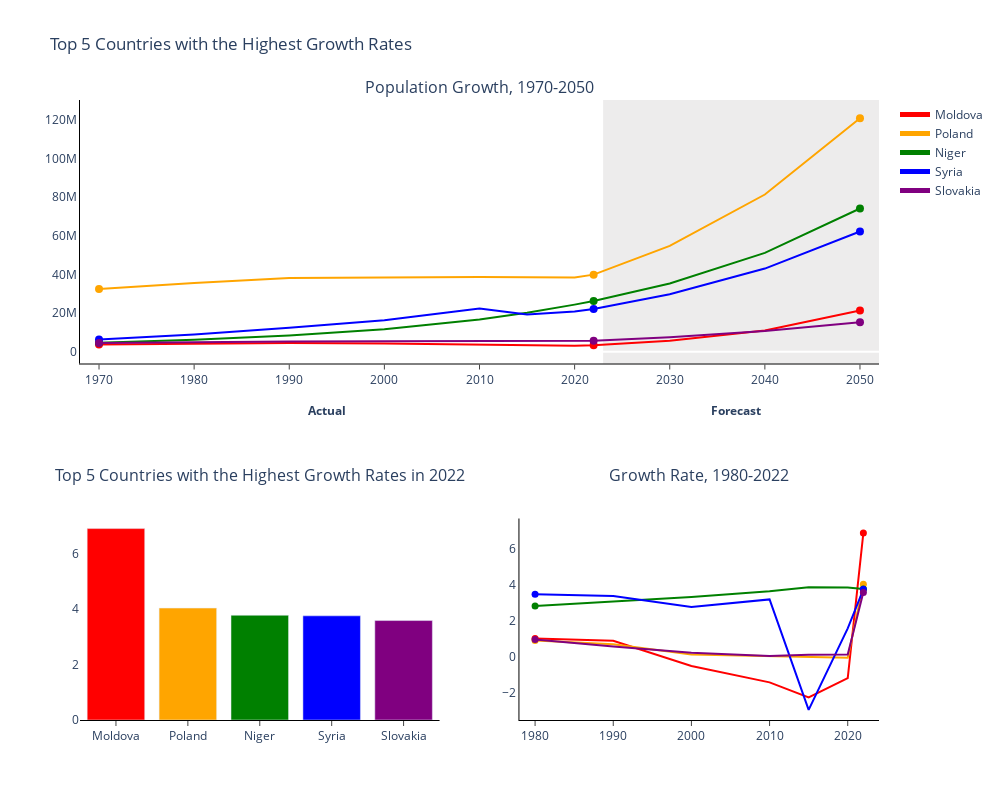

This figure's notebook cell:
### Markdown cell above
Top 5 Countries with the Highest Growth Rates

### Code cell
df_highest_gr = df_population.sort_values(by="2022 Growth Rate", ascending=False)[:5][country_pop_col]
df_highest_gr = df_highest_gr.set_index("Country").transpose()
df_highest_gr.index = clean_pop_col
df_highest_gr = df_highest_gr.sort_index()

df_gr = df_population.sort_values(by="2022 Growth Rate", ascending=False)[:5][country_gr_col]
df_gr = df_gr.set_index("Country").transpose()
df_gr.index = clean_gr_col
df_gr = df_gr.sort_index()
df_gr = df_gr[1:8]

gr_2022 = df_gr.loc[2022, :]

list_data = [df_highest_gr, gr_2022, df_gr]

draw_subplots(list_data, "Top 5 Countries with the Highest Growth Rates")

### Figure 1 — Plotly figure (JSON) as saved in the notebook; plotly's stock layout.template omitted (floating-point values rounded to 4 significant figures)
{"data": [{"marker": {"color": "red"}, "mode": "lines", "name": "Moldova", "type": "scatter", "x": [1970, 1980, 1990, 2000, 2010, 2015, 2020, 2022, 2030, 2040, 2050], "xaxis": "x", "y": [3711140, 4103240, 4480199, 4251573, 3678186, 3277388, 3084847, 3272996, 5585886, 10896208, 21254882], "yaxis": "y"}, {"marker": {"color": "red", "size": 8}, "mode": "markers", "showlegend": false, "type": "scatter", "x": [1970, 2022, 2050], "xaxis": "x", "y": [3711140, 3272996, 21254882], "yaxis": "y"}, {"marker": {"color": "orange"}, "mode": "lines", "name": "Poland", "type": "scatter", "x": [1970, 1980, 1990, 2000, 2010, 2015, 2020, 2022, 2030, 2040, 2050], "xaxis": "x", "y": [32482943, 35521429, 38064255, 38504431, 38597353, 38553146, 38428366, 39857145, 54715318, 81304085, 120813594], "yaxis": "y"}, {"marker": {"color": "orange", "size": 8}, "mode": "markers", "showlegend": false, "type": "scatter", "x": [1970, 2022, 2050], "xaxis": "x", "y": [32482943, 39857145, 120813594], "yaxis": "y"}, {"marker": {"color": "green"}, "mode": "lines", "name": "Niger", "type": "scatter", "x": [1970, 1980, 1990, 2000, 2010, 2015, 2020, 2022, 2030, 2040, 2050], "xaxis": "x", "y": [4669708, 6173177, 8370647, 11622665, 16647543, 20128124, 24333639, 26207977, 35264914, 51106894, 74065533], "yaxis": "y"}, {"marker": {"color": "green", "size": 8}, "mode": "markers", "showlegend": false, "type": "scatter", "x": [1970, 2022, 2050], "xaxis": "x", "y": [4669708, 26207977, 74065533], "yaxis": "y"}, {"marker": {"color": "blue"}, "mode": "lines", "name": "Syria", "type": "scatter", "x": [1970, 1980, 1990, 2000, 2010, 2015, 2020, 2022, 2030, 2040, 2050], "xaxis": "x", "y": [6319199, 8898954, 12408996, 16307654, 22337563, 19205178, 20772595, 22125249, 29725411, 42995945, 62190941], "yaxis": "y"}, {"marker": {"color": "blue", "size": 8}, "mode": "markers", "showlegend": false, "type": "scatter", "x": [1970, 2022, 2050], "xaxis": "x", "y": [6319199, 22125249, 62190941], "yaxis": "y"}, {"marker": {"color": "purple"}, "mode": "lines", "name": "Slovakia", "type": "scatter", "x": [1970, 1980, 1990, 2000, 2010, 2015, 2020, 2022, 2030, 2040, 2050], "xaxis": "x", "y": [4522867, 4973883, 5261305, 5376690, 5396424, 5424444, 5456681, 5643453, 7483203, 10647947, 15151102], "yaxis": "y"}, {"marker": {"color": "purple", "size": 8}, "mode": "markers", "showlegend": false, "type": "scatter", "x": [1970, 2022, 2050], "xaxis": "x", "y": [4522867, 5643453, 15151102], "yaxis": "y"}, {"marker": {"color": ["red", "orange", "green", "blue", "purple", "indigo"]}, "showlegend": false, "type": "bar", "x": ["Moldova", "Poland", "Niger", "Syria", "Slovakia"], "xaxis": "x2", "y": [6.91, 4.04, 3.78, 3.76, 3.59], "yaxis": "y2"}, {"marker": {"color": "red"}, "mode": "lines", "name": "Moldova", "showlegend": false, "type": "scatter", "x": [1980, 1990, 2000, 2010, 2015, 2020, 2022], "xaxis": "x3", "y": [1.009, 0.8828, -0.5224, -1.438, -2.281, -1.204, 6.91], "yaxis": "y3"}, {"marker": {"color": "red", "size": 7}, "mode": "markers", "showlegend": false, "type": "scatter", "x": [1980, 2022], "xaxis": "x3", "y": [1.009, 6.91], "yaxis": "y3"}, {"marker": {"color": "orange"}, "mode": "lines", "name": "Poland", "showlegend": false, "type": "scatter", "x": [1980, 1990, 2000, 2010, 2015, 2020, 2022], "xaxis": "x3", "y": [0.8982, 0.6938, 0.115, 0.02411, -0.02292, -0.06482, 4.04], "yaxis": "y3"}, {"marker": {"color": "orange", "size": 7}, "mode": "markers", "showlegend": false, "type": "scatter", "x": [1980, 2022], "xaxis": "x3", "y": [0.8982, 4.04], "yaxis": "y3"}, {"marker": {"color": "green"}, "mode": "lines", "name": "Niger", "showlegend": false, "type": "scatter", "x": [1980, 1990, 2000, 2010, 2015, 2020, 2022], "xaxis": "x3", "y": [2.83, 3.092, 3.337, 3.658, 3.87, 3.868, 3.78], "yaxis": "y3"}, {"marker": {"color": "green", "size": 7}, "mode": "markers", "showlegend": false, "type": "scatter", "x": [1980, 2022], "xaxis": "x3", "y": [2.83, 3.78], "yaxis": "y3"}, {"marker": {"color": "blue"}, "mode": "lines", "name": "Syria", "showlegend": false, "type": "scatter", "x": [1980, 1990, 2000, 2010, 2015, 2020, 2022], "xaxis": "x3", "y": [3.483, 3.381, 2.77, 3.196, -2.977, 1.581, 3.76], "yaxis": "y3"}, {"marker": {"color": "blue", "size": 7}, "mode": "markers", "showlegend": false, "type": "scatter", "x": [1980, 2022], "xaxis": "x3", "y": [3.483, 3.76], "yaxis": "y3"}, {"marker": {"color": "purple"}, "mode": "lines", "name": "Slovakia", "showlegend": false, "type": "scatter", "x": [1980, 1990, 2000, 2010, 2015, 2020, 2022], "xaxis": "x3", "y": [0.9551, 0.5634, 0.2172, 0.03664, 0.1036, 0.1186, 3.59], "yaxis": "y3"}, {"marker": {"color": "purple", "size": 7}, "mode": "markers", "showlegend": false, "type": "scatter", "x": [1980, 2022], "xaxis": "x3", "y": [0.9551, 3.59], "yaxis": "y3"}], "layout": {"annotations": [{"font": {"size": 16}, "showarrow": false, "text": "Population Growth, 1970-2050", "x": 0.5, "xanchor": "center", "xref": "paper", "y": 1, "yanchor": "bottom", "yref": "paper"}, {"font": {"size": 16}, "showarrow": false, "text": "Top 5 Countries with the Highest Growth Rates in 2022", "x": 0.225, "xanchor": "center", "xref": "paper", "y": 0.375, "yanchor": "bottom", "yref": "paper"}, {"font": {"size": 16}, "showarrow": false, "text": "Growth Rate, 1980-2022", "x": 0.775, "xanchor": "center", "xref": "paper", "y": 0.375, "yanchor": "bottom", "yref": "paper"}, {"showarrow": false, "text": "<b>Actual<b>", "x": 1994, "xref": "x", "y": 0.5, "yref": "paper"}, {"showarrow": false, "text": "<b>Forecast<b>", "x": 2037, "xref": "x", "y": 0.5, "yref": "paper"}], "height": 800, "legend": {"itemsizing": "constant"}, "plot_bgcolor": "white", "shapes": [{"fillcolor": "#dbd9d9", "layer": "below", "line": {"width": 0}, "opacity": 0.5, "type": "rect", "x0": 2023, "x1": 2055, "xref": "x", "y0": 0, "y1": 1, "yref": "y domain"}], "showlegend": true, "title": {"text": "Top 5 Countries with the Highest Growth Rates"}, "width": 1000, "xaxis": {"anchor": "y", "domain": [0, 1], "linecolor": "black", "range": [1968, 2052], "showgrid": false, "ticks": "outside"}, "xaxis2": {"anchor": "y2", "domain": [0, 0.45], "linecolor": "black", "showgrid": false, "ticks": "outside"}, "xaxis3": {"anchor": "y3", "domain": [0.55, 1], "linecolor": "black", "range": [1978, 2024], "showgrid": false, "ticks": "outside"}, "yaxis": {"anchor": "x", "domain": [0.575, 1], "linecolor": "black", "showgrid": false}, "yaxis2": {"anchor": "x2", "domain": [0, 0.325]}, "yaxis3": {"anchor": "x3", "domain": [0, 0.325], "linecolor": "black", "showgrid": false}}}
